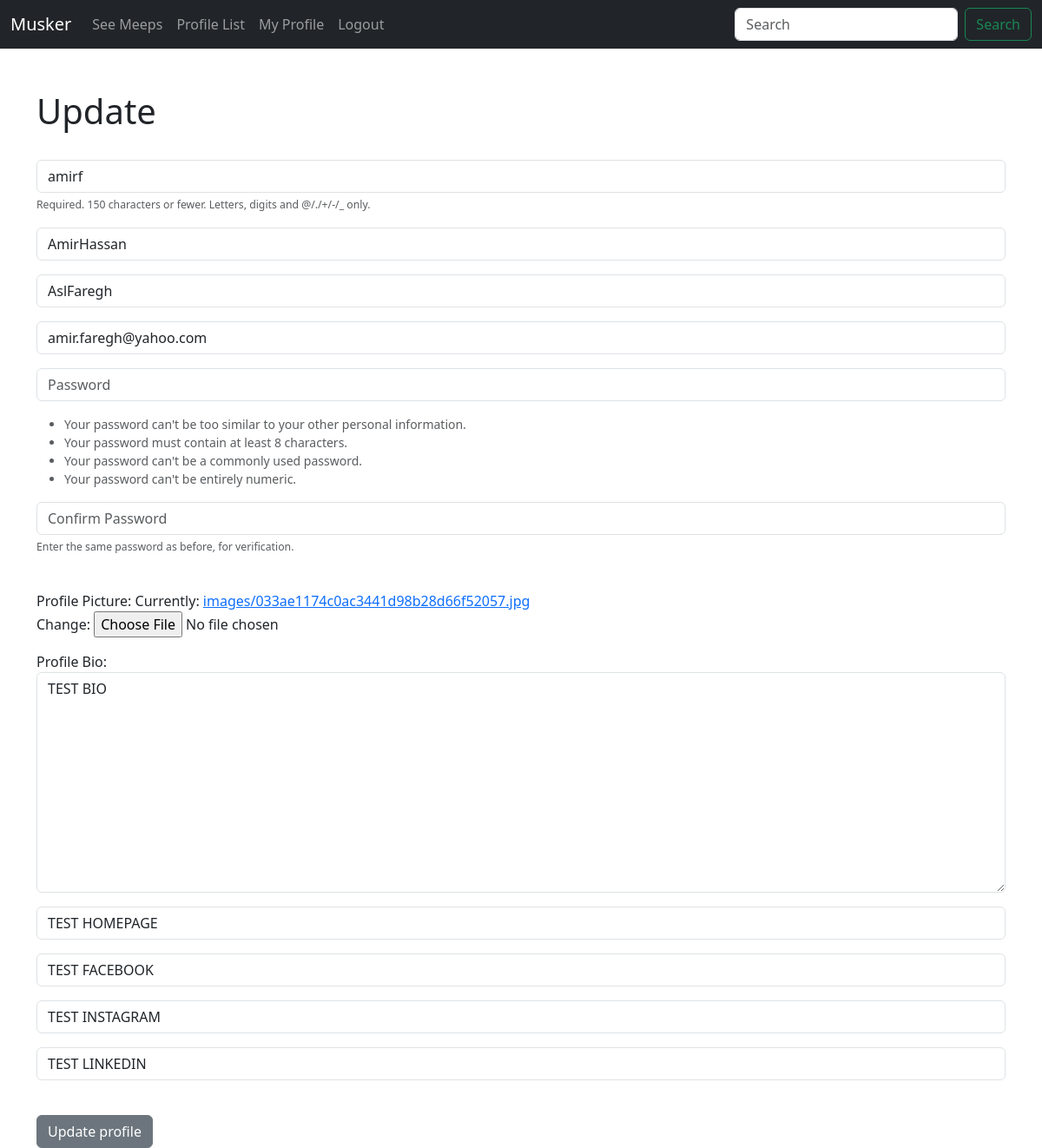
The app's page /update_user/ (signed in), older data.
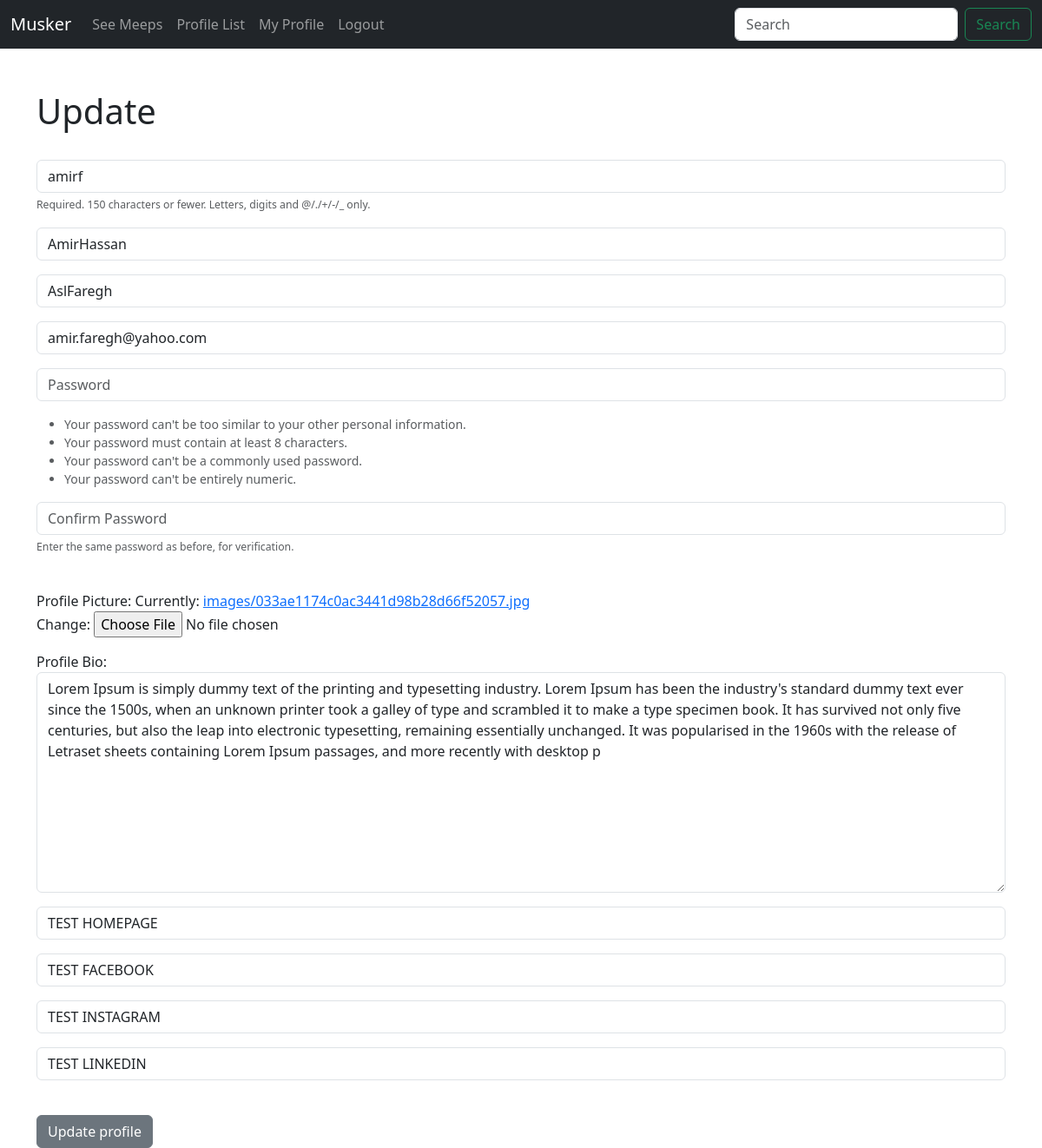
The same page, newer data.
### musker/models.py (models this page shows, shortened)
class Profile(models.Model):
    user = models.OneToOneField(User, on_delete=models.CASCADE)
    follows = models.ManyToManyField(
    "self",
    related_name = "followed_by",
    symmetrical = False,
    blank = True)
    date_modified = models.DateTimeField(User,auto_now=True)
    profile_image = models.ImageField(null=True, blank=True, upload_to="images/")
    profile_bio = models.CharField(null=True, blank=True, max_length=500)
    homepage_link = models.CharField(null=True, blank=True, max_length=100)
    facebook_link = models.CharField(null=True, blank=True, max_length=100)
    instagram_link = models.CharField(null=True, blank=True, max_length=100)
    linkedin_link = models.CharField(null=True, blank=True, max_length=100)

### musker/views.py (the view)
# urls.py: path('update_user/', views.update_user, name='update_user'),
def update_user(request):
    if request.user.is_authenticated:
            current_user = User.objects.get(id=request.user.id)
            profile_user = Profile.objects.get(user__id=request.user.id)
            user_form = SignUpForm(request.POST or None, request.FILES or None, instance=current_user)
            profile_form = ProfilePicForm(request.POST or None, request.FILES or None, instance=profile_user)
            if user_form.is_valid() and profile_form.is_valid():
                user_form.save()
                profile_form.save()
                login(request, current_user)
                messages.success(request, ("Your Profile Has Been Updated!"))
                return redirect('home')
            return render(request, "update_user.html", {'user_form':user_form, 'profile_form':profile_form})
    else:
        messages.success(request, ("You Must Be Logged In To View That Page..."))
        return redirect('home')

### musker/forms.py
class ProfilePicForm(forms.ModelForm):
	profile_image = forms.ImageField(label="Profile Picture")
	profile_bio = forms.CharField(label="Profile Bio", widget=forms.Textarea(attrs={'class':'form-control', 'placeholder':'Profile Bio'}))
	homepage_link = forms.CharField(label="", widget=forms.TextInput(attrs={'class':'form-control', 'placeholder':'Website Link'}))
	facebook_link =  forms.CharField(label="", widget=forms.TextInput(attrs={'class':'form-control', 'placeholder':'Facebook Link'}))
	instagram_link = forms.CharField(label="", widget=forms.TextInput(attrs={'class':'form-control', 'placeholder':'Instagram Link'}))
	linkedin_link =  forms.CharField(label="", widget=forms.TextInput(attrs={'class':'form-control', 'placeholder':'Linkedin Link'}))
	class Meta:
		model = Profile
		fields = ('profile_image', 'profile_bio', 'homepage_link', 'facebook_link', 'instagram_link', 'linkedin_link', )

### musker/templates/update_user.html (shortened to what this page needs)
{% extends 'base.html' %}
{% block content %}
<h1>Update</h1>
<br>
<form method=POST action="" enctype="multipart/form-data">
        {{ user_form.as_p }}
        <br>
        {{ profile_form.as_p}}
    <br>
    <button type="submit" class="btn btn-secondary">Update profile</button>
</form>
</div>
{% endblock %}

Row changes from the older to the newer data that the page shows:
changed Profile "TEST HOMEPAGE": profile_bio "TEST BIO" → "Lorem Ipsum is simply dummy text of the printing and typesetting industry. Lorem Ipsum has been the industry's standard dummy text ever since the 1500s, when an unknown printer took a galley of type and scrambled it to make a type specimen book. It has survived not only five centuries, but also the leap into electronic typesetting, remaining essentially unchanged. It was popularised in the 1960s with the release of Letraset sheets containing Lorem Ipsum passages, and more recently with desktop p"
